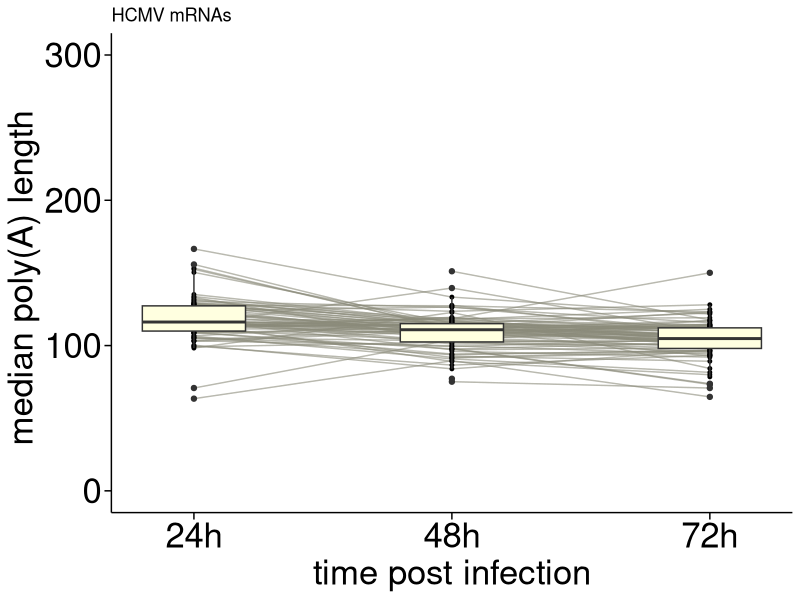
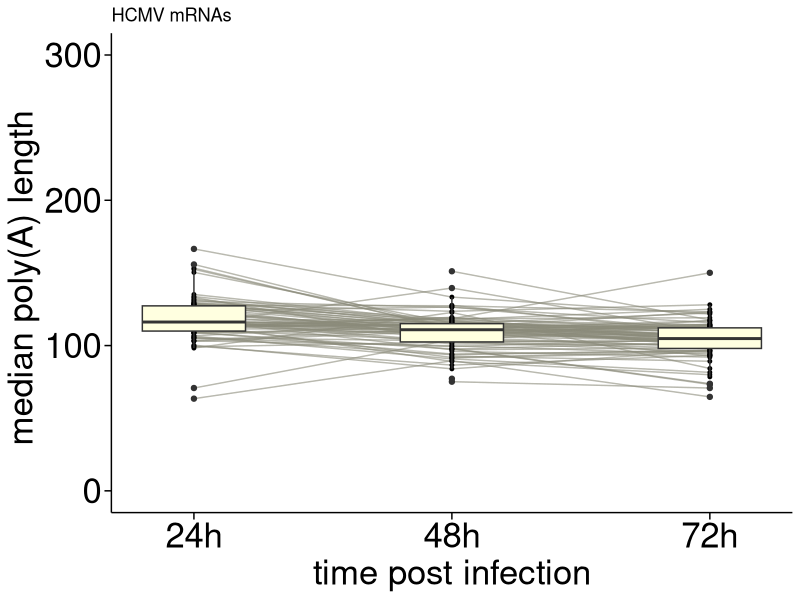

The R script that drew these images, in order:
library(tidyverse)
library(readxl)

#setwd("")


#Load and prepare data
Virus <- read_excel("data/250814_HCMV_polya.xlsx")
#Virus <- read_excel("data/250814_HCMV_ncRNA.xlsx")

colnames(Virus) <- c("Sample", "Time", "Median", "Mean", "Mode", "count")

Virus <- Virus %>%
  fill(Sample, .direction = "down") %>%
  mutate(
    Time = factor(Time, levels = c("24h", "48h", "72h")),
    Time_num = as.numeric(Time)
  )


#Summary statistics per time point
summary_stats <- Virus %>%
  group_by(Time) %>%
  summarise(
    Q1 = quantile(Median, 0.25, na.rm = TRUE),
    Q3 = quantile(Median, 0.75, na.rm = TRUE),
    Median_val = median(Median, na.rm = TRUE),
    .groups = "drop"
  )

print(summary_stats)


#Plot
p <- ggplot(Virus, aes(x = Time_num, y = Median, group = Sample)) +
  geom_line(color = "lightyellow4", alpha = 0.6) +
  geom_point(color = "black", size = 1) +
  geom_boxplot(
    aes(group = Time_num),
    fill = "lightyellow",
    alpha = 1,
    width = 0.4,
    position = position_identity()
  ) +
  scale_x_continuous(
    breaks = c(1, 2, 3),
    labels = c("24h", "48h", "72h")
  ) +
  ylim(0, 300) +
  labs(
    x = "time post infection",
    y = "median poly(A) length "
  ) +
  # ggtitle("HCMV ncRNAs") +
  ggtitle("HCMV mRNAs") +
  theme_classic() +
  theme(
    axis.title.x = element_text(size = 25),
    axis.text.x = element_text(size = 25, color = "black"),
    axis.line.x = element_line(color = "black"),
    axis.ticks.x = element_line(color = "black"),
    
    axis.title.y = element_text(size = 25),
    axis.text.y = element_text(size = 25, color = "black"),
    axis.line.y = element_line(color = "black"),
    axis.ticks.y = element_line(color = "black"),
    
    axis.ticks.length = unit(5, "pt"),
    panel.background = element_rect(fill = "white", color = NA),
    plot.background = element_rect(fill = "white", color = NA)
  )

print(p)

save <- "HCMV-median-polyA-timecourse-mRNA.pdf"
#save <- "HCMV-median-polyA-timecourse-ncRNA.pdf"

ggsave(save, plot = p, width = 7.5, height = 5, units = "in")
